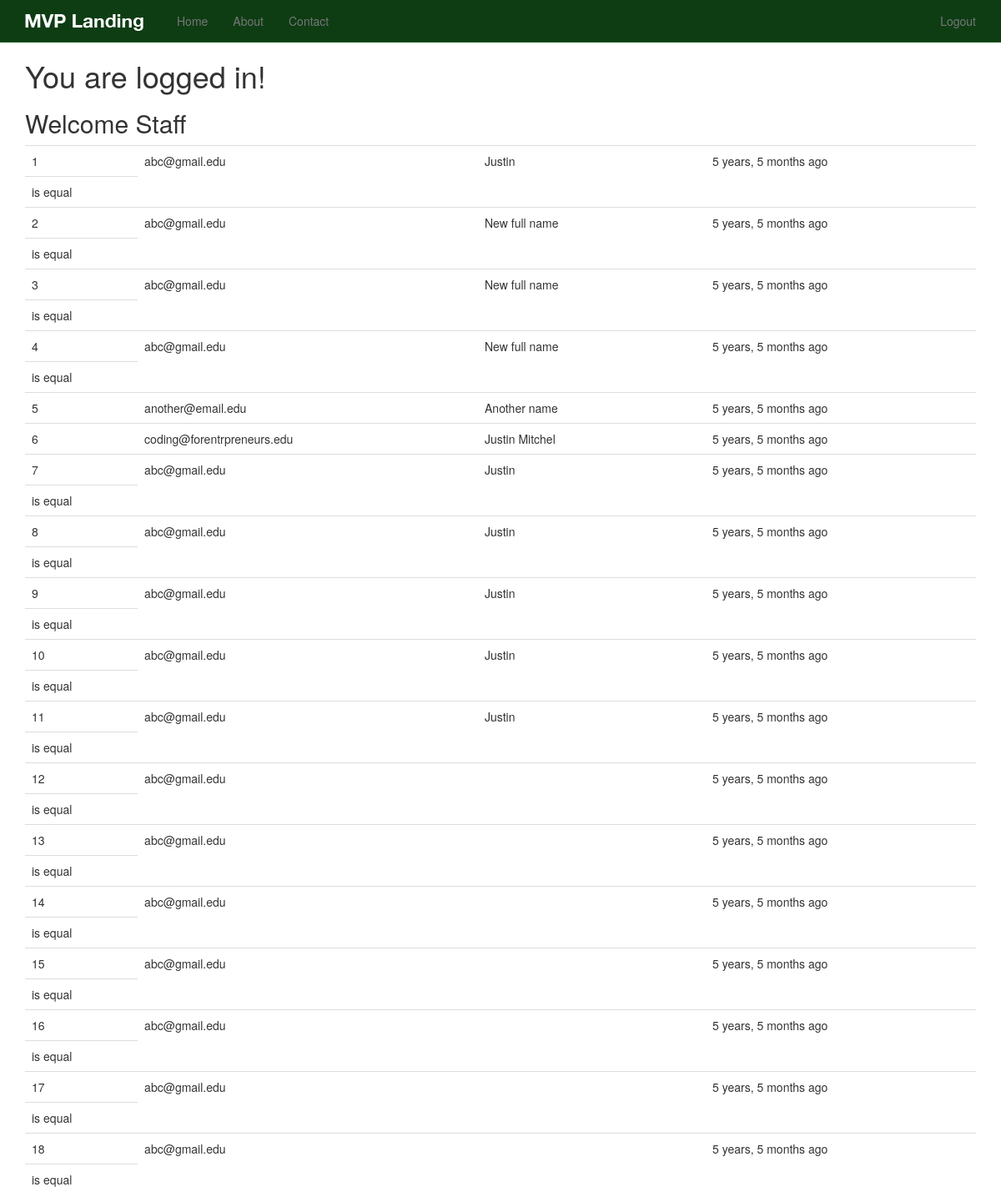
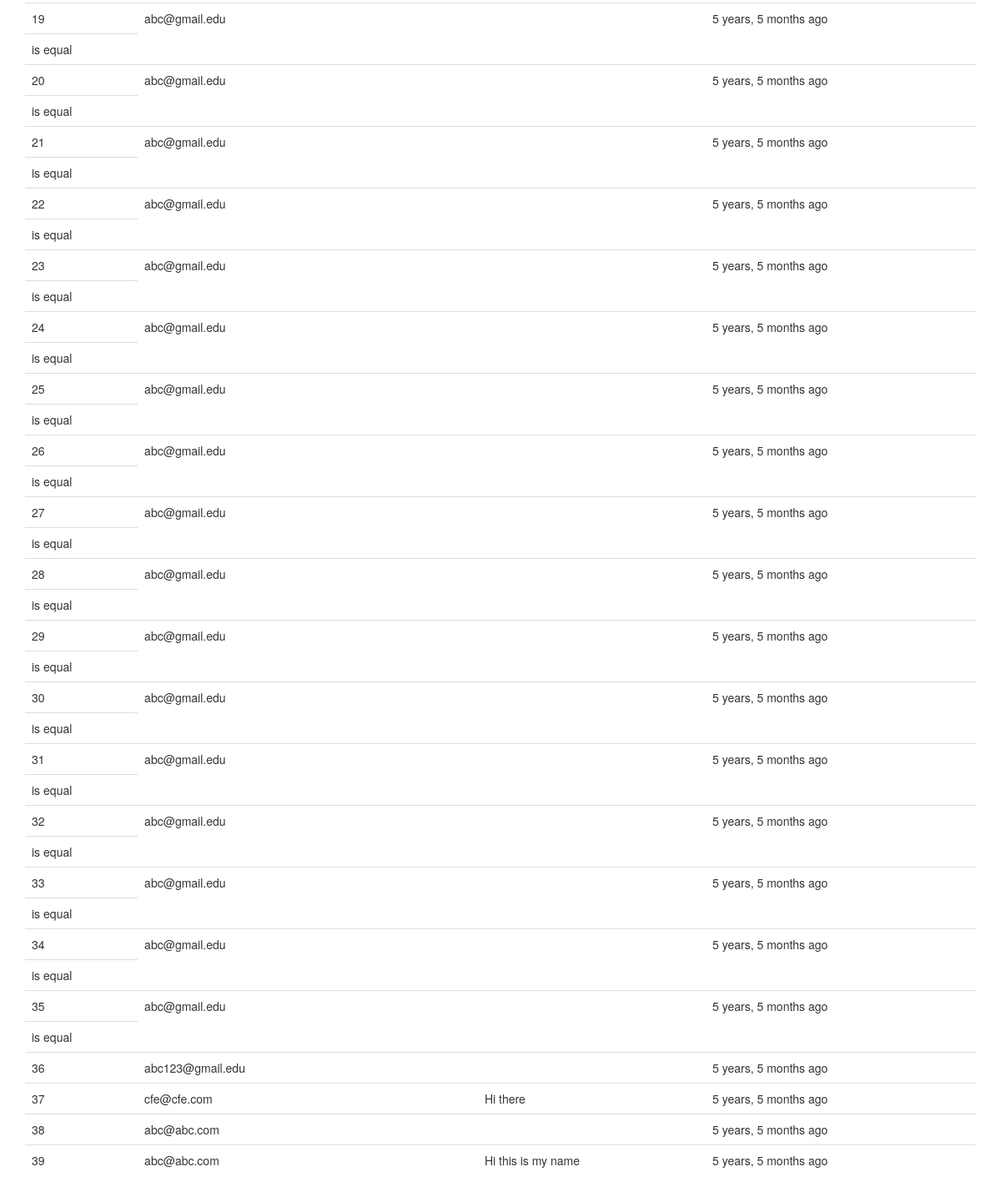
The app's page / (signed in) with its own data (2 pictures, top to bottom).
### newsletter/models.py (models this page shows, shortened)
class SignUp(models.Model):
	email = models.EmailField()
	full_name = models.CharField(max_length=120, blank=True, null=True)
	timestamp = models.DateTimeField(auto_now_add=True, auto_now=False)
	updated = models.DateTimeField(auto_now_add=False, auto_now=True)

### newsletter/views.py (the view, shortened to what this page needs)
# urls.py: url(r'^$', 'newsletter.views.home', name='home'),
def home(request):
	title = _('Sign Up')
	if 'lang' in request.GET:
		translation.activate(request.GET.get('lang'))
	form = SignUpForm(request.POST or None)
	context = {
		"title": title,
		"form": form
	}
	if request.user.is_authenticated() and request.user.is_staff:
		queryset = SignUp.objects.all().order_by('-timestamp') #.filter(full_name__iexact="Justin")
		context = {
			"queryset": queryset
		}
	return render(request, "home.html", context)

### templates/home.html (shortened to what this page needs)
{% extends "base.html" %}
{% load i18n %}
{% load crispy_forms_tags %}
{% load staticfiles %}
{% block content %}
 {% if request.user.is_authenticated %}
<h1>You are logged in!</h1>
	{% if queryset %}
	<h2>Welcome Staff</h2>
	<table class='table'>
	{% for instance in queryset %}
		<tr><td>{{ forloop.counter }}</td><td>{{ instance.email }}</td><td>{{ instance.full_name }}</td><td>{{ instance.timestamp|timesince }} ago</td></tr>
		{% if instance.email == "abc@gmail.edu" %}
		<tr><td>is equal</td></tr>
		{% endif %}
	{% endfor %}
	</table>
	{% endif %}
{% endif %}
{% endblock %}

### templates/base.html (shortened to what this page needs)
{% load staticfiles %}
<!DOCTYPE html>
<html lang="en">
  <head>
    {% include 'head_css.html' %}
  </head>
  <body>
  {% include 'navbar.html' %}
    <div class="container">
            {% block content %}
            {% endblock %}
    </div>
  </body>
</html>

### templates/head_css.html
{% load staticfiles %}
    <link rel="stylesheet" href="//maxcdn.bootstrapcdn.com/font-awesome/4.3.0/css/font-awesome.min.css">
    <link href="{% static 'css/bootstrap.min.css' %}" rel="stylesheet">
    <link href="{% static 'css/navbar-static-top.css' %}" rel="stylesheet">
     <link href="{% static 'css/custom.css' %}" rel="stylesheet">

### templates/navbar.html (shortened to what this page needs)
   {% load staticfiles %}
    <nav class="navbar navbar-default navbar-static-top">
      <div class="container">
        <div class="navbar-header">
          <a class="navbar-brand" href="{% url 'home' %}"><img src="{% static 'img/mvp_landing_logo.png' %}" /></a>
        </div>
        <div id="navbar" class="navbar-collapse collapse">
          <ul class="nav navbar-nav">
            <li><a href="{% url 'home' %}">Home</a></li>
            <li><a href="{% url 'about' %}">About</a></li>
            <li><a href="{% url 'contact' %}">Contact</a></li>
          </ul>
          <ul class="nav navbar-nav navbar-right">
          {% if request.user.is_authenticated %}
            <li><a href="{% url 'auth_logout' %}">Logout</a></li>
            {% else %}
            <li><a href="{% url 'registration_register' %}">Register</a></li>
            {% endif %}
          </ul>
        </div>
      </div>
    </nav>

### templates/javascript.html (shortened to what this page needs)
{% load staticfiles %}

### static_in_pro/our_static/css/navbar-static-top.css (style rules this page uses)
body { min-height: 1000px; }
.navbar-static-top { margin-bottom: 19px; background-color: #0E3D14; border-color: #1A5F23; }
.navbar-default .navbar-brand { color: #FFF; }

### records on screen
SignUp: email "abc@gmail.edu", full_name "Justin", timestamp "5 years, 5 months", shows "is equal"
SignUp: email "abc@gmail.edu", full_name "New full name", timestamp "5 years, 5 months", shows "is equal"
SignUp: email "abc@gmail.edu", full_name "New full name", timestamp "5 years, 5 months", shows "is equal"
SignUp: email "abc@gmail.edu", full_name "New full name", timestamp "5 years, 5 months", shows "is equal"
SignUp: email "another@email.edu", full_name "Another name", timestamp "5 years, 5 months"
SignUp: email "coding@forentrpreneurs.edu", full_name "Justin Mitchel", timestamp "5 years, 5 months"
SignUp: email "abc@gmail.edu", full_name "Justin", timestamp "5 years, 5 months", shows "is equal"
SignUp: email "abc@gmail.edu", full_name "Justin", timestamp "5 years, 5 months", shows "is equal"
SignUp: email "abc@gmail.edu", full_name "Justin", timestamp "5 years, 5 months", shows "is equal"
SignUp: email "abc@gmail.edu", full_name "Justin", timestamp "5 years, 5 months", shows "is equal"
SignUp: email "abc@gmail.edu", full_name "Justin", timestamp "5 years, 5 months", shows "is equal"
SignUp: email "abc@gmail.edu", timestamp "5 years, 5 months", shows "is equal"
SignUp: email "abc@gmail.edu", timestamp "5 years, 5 months", shows "is equal"
SignUp: email "abc@gmail.edu", timestamp "5 years, 5 months", shows "is equal"
SignUp: email "abc@gmail.edu", timestamp "5 years, 5 months", shows "is equal"
SignUp: email "abc@gmail.edu", timestamp "5 years, 5 months", shows "is equal"
SignUp: email "abc@gmail.edu", timestamp "5 years, 5 months", shows "is equal"
SignUp: email "abc@gmail.edu", timestamp "5 years, 5 months", shows "is equal"
SignUp: email "abc@gmail.edu", timestamp "5 years, 5 months", shows "is equal"
SignUp: email "abc@gmail.edu", timestamp "5 years, 5 months", shows "is equal"
SignUp: email "abc@gmail.edu", timestamp "5 years, 5 months", shows "is equal"
SignUp: email "abc@gmail.edu", timestamp "5 years, 5 months", shows "is equal"
SignUp: email "abc@gmail.edu", timestamp "5 years, 5 months", shows "is equal"
SignUp: email "abc@gmail.edu", timestamp "5 years, 5 months", shows "is equal"
SignUp: email "abc@gmail.edu", timestamp "5 years, 5 months", shows "is equal"
SignUp: email "abc@gmail.edu", timestamp "5 years, 5 months", shows "is equal"
SignUp: email "abc@gmail.edu", timestamp "5 years, 5 months", shows "is equal"
SignUp: email "abc@gmail.edu", timestamp "5 years, 5 months", shows "is equal"
SignUp: email "abc@gmail.edu", timestamp "5 years, 5 months", shows "is equal"
SignUp: email "abc@gmail.edu", timestamp "5 years, 5 months", shows "is equal"
SignUp: email "abc@gmail.edu", timestamp "5 years, 5 months", shows "is equal"
SignUp: email "abc@gmail.edu", timestamp "5 years, 5 months", shows "is equal"
SignUp: email "abc@gmail.edu", timestamp "5 years, 5 months", shows "is equal"
SignUp: email "abc@gmail.edu", timestamp "5 years, 5 months", shows "is equal"
SignUp: email "abc@gmail.edu", timestamp "5 years, 5 months", shows "is equal"
SignUp: email "abc123@gmail.edu", timestamp "5 years, 5 months"
SignUp: email "cfe@cfe.com", full_name "Hi there", timestamp "5 years, 5 months"
SignUp: email "abc@abc.com", timestamp "5 years, 5 months"
SignUp: email "abc@abc.com", full_name "Hi this is my name", timestamp "5 years, 5 months"
